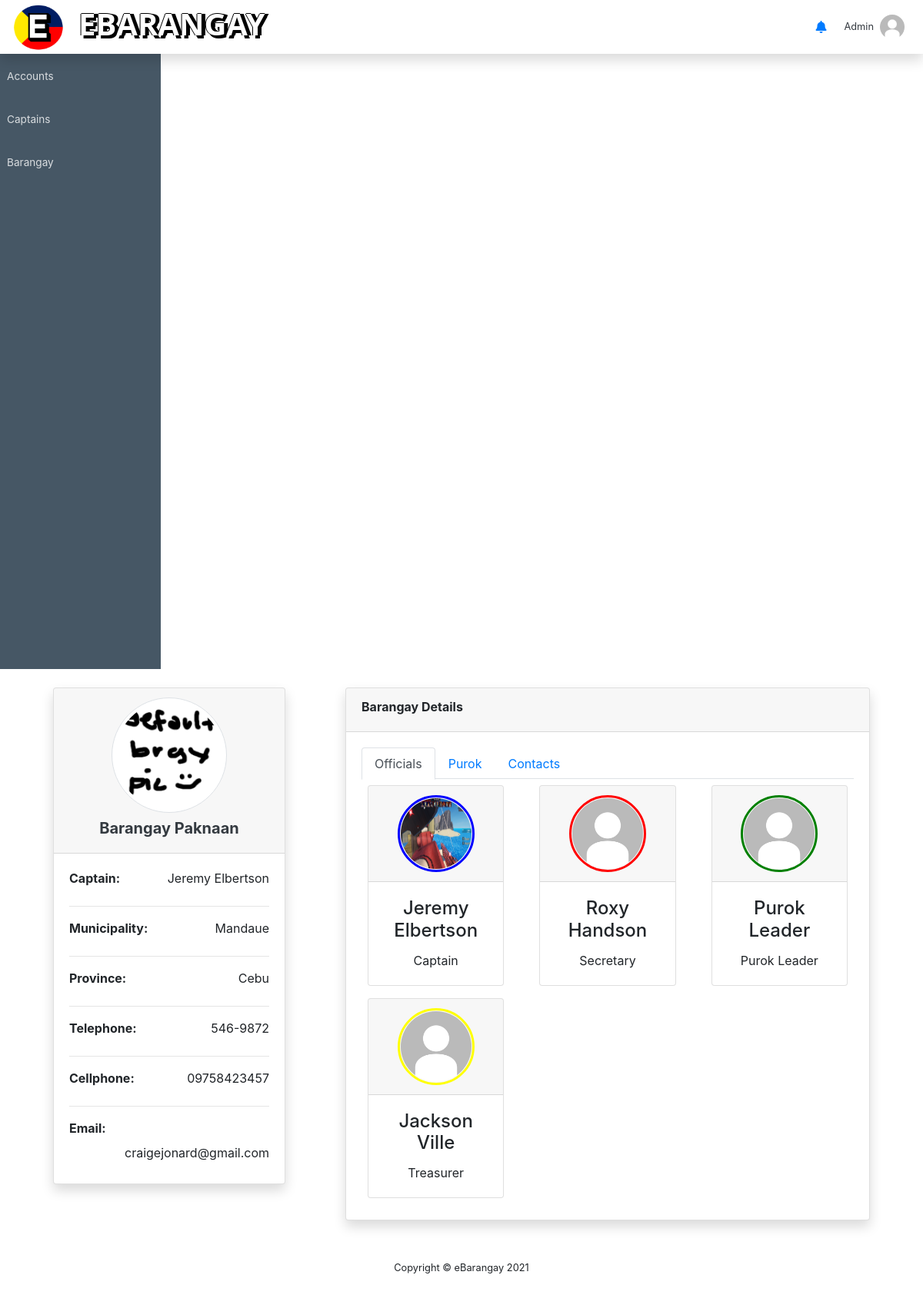
Page /barangay_alt.php?barangayID=2 (signed in) on the committed database.
### tables this page shows
CREATE TABLE `barangay` (
  `BarangayID` int(11) NOT NULL,
  `BarangayName` varchar(50) NOT NULL,
  `City` varchar(20) NOT NULL,
  `brgyCaptain` int(11) DEFAULT NULL,
  `Province` varchar(20) NOT NULL DEFAULT 'Cebu',
  `barangay_pic` varchar(255) NOT NULL DEFAULT 'brgy_default.png',
  `brgyTelephone` varchar(100) DEFAULT NULL,
  `brgyEmail` varchar(100) DEFAULT NULL,
  `brgyCell` varchar(100) DEFAULT NULL,
  `Status` varchar(20) NOT NULL DEFAULT 'Inactive'
);

CREATE TABLE `users` (
  `UsersID` int(11) NOT NULL,
  `Firstname` varchar(50) NOT NULL,
  `Middlename` varchar(50) DEFAULT NULL,
  `Lastname` varchar(50) NOT NULL,
  `dateofbirth` varchar(50) NOT NULL,
  `civilStat` varchar(50) NOT NULL,
  `emailAdd` varchar(50) NOT NULL,
  `username` varchar(50) NOT NULL,
  `usersPwd` varchar(255) DEFAULT NULL,
  `userGender` varchar(50) DEFAULT NULL,
  `userType` varchar(50) DEFAULT NULL,
  `profile_pic` varchar(129) DEFAULT NULL,
  `userBarangay` varchar(50) DEFAULT NULL,
  `userPurok` varchar(50) DEFAULT NULL,
  `phoneNum` varchar(20) DEFAULT NULL,
  `teleNum` varchar(20) DEFAULT NULL,
  `VerifyStatus` varchar(20) NOT NULL DEFAULT 'Pending',
  `userCity` varchar(30) NOT NULL DEFAULT 'None',
  `Status` varchar(20) NOT NULL DEFAULT 'Active',
  `landlordName` varchar(50) DEFAULT 'None',
  `landlordContact` varchar(50) DEFAULT 'NONE',
  `barangayPos` varchar(50) DEFAULT 'None',
  `userAddress` varchar(50) DEFAULT NULL,
  `userHouseNum` varchar(50) DEFAULT NULL,
  `IsLandlord` varchar(20) NOT NULL DEFAULT 'False',
  `isRenting` varchar(20) NOT NULL DEFAULT 'False',
  `startedLiving` date NOT NULL DEFAULT '0000-00-00'
);

### barangay_alt.php (the view, shortened to what this page needs)
<?php
    if(!isset($_GET['brgyDetails'])){
        include_once "header.php";
    }
    include "includes/dbh.inc.php";
    $sql = $conn->query("SELECT barangay.*, concat(users.Firstname, ' ', users.Lastname) as
    CaptainName FROM barangay LEFT JOIN users ON barangay.brgyCaptain = users.UsersID WHERE BarangayID = '{$_GET['barangayID']}'");
    $row = $sql->fetch_assoc();
?>
<div class="container">
    <div class="row">
        <div class="col-sm-4">
            <div class="card shadow m-4">
                <div class="card-header">
                    <h6 class="m-0 font-weight-bold text-dark">
                        <div class="text-center text-dark">
                            <div class="user-avatar w-100 d-flex justify-content-center">
                                <span class="position-relative">
                                    <img src="img/<?php echo $row["barangay_pic"]; ?>" class="img-fluid img-thumbnail rounded-circle" style="width:150px; height:150px">
                                </span>
                            </div>
                            <div class="mt-2">
                                <h5 class="font-weight-bold">Barangay <?php echo $row['BarangayName'] ?></h5>
                            </div>
                        </div>
                    </h6>
                </div>
                <div class="card-body">
                    <div class="row">
                        <div class="col-sm-5">
                            <b><label>Captain: </label></b>
                        </div>
                        <div class="col" style="text-align: right">
                            <label><?php echo $row['CaptainName'] ?></label>
                        </div>
                    </div>
                    <hr>
                    <div class="row">
                        <div class="col">
                            <b><label>Municipality: </label></b>
                        </div>
                        <div class="col" style="text-align: right">
                            <label><?php echo $row['City'] ?></label>
                        </div>
                    </div>
                    <hr>
                    <div class="row">
                        <div class="col">
                            <b><label>Province: </label></b>
                        </div>
                        <div class="col" style="text-align: right">
                            <label><?php echo $row['Province'] ?></label>
                        </div>
                    </div>
                    <hr>
                    <div class="row">
                        <div class="col">
                            <b><label>Telephone: </label></b>
                        </div>
                        <div class="col" style="text-align: right">
                            <label><?php echo $row['brgyTelephone'] ?></label>
                        </div>
                    </div>
                    <hr>
                    <div class="row">
                        <div class="col">
                            <b><label>Cellphone: </label></b>
                        </div>
                        <div class="col" style="text-align: right">
                            <label><?php echo $row['brgyCell'] ?></label>
                        </div>
                    </div>
                    <hr>
                    <div class="row">
                        <div class="col">
                            <b><label>Email: </label></b>
                        </div>
                        <div class="col" style="text-align: right">
                            <label><?php echo $row['brgyEmail'] ?></label>
                        </div>
                    </div>
                </div>
            </div>
        </div>
        <div class="col">
            <div class="card shadow m-4">
                <div class="card-header">
                    <b><label>Barangay Details</label></b>
                </div>
                <div class="card-body">
                    <ul class="nav nav-tabs" id="myTab" role="tablist">
                        <li class="nav-item">
                            <a class="nav-link active" id="officials-tab" data-toggle="tab" href="#officials" role="tab" aria-controls="officials" aria-selected="true">Officials</a>
                        </li>
                        <li class="nav-item">
                            <a class="nav-link" id="purok-tab" data-toggle="tab" href="#purok" role="tab" aria-controls="purok" aria-selected="false">Purok</a>
                        </li>
                        <li class="nav-item">
                            <a class="nav-link" id="contact-tab" data-toggle="tab" href="#contact" role="tab" aria-controls="contact" aria-selected="false">Contacts</a>
                        </li>
                    </ul>
                    <div class="tab-content" id="myTabContent">
                        <div class="tab-pane fade show active" id="officials" role="tabpanel" aria-labelledby="officials-tab">
                            <?php $i = 0;
                                $officials = $conn->query("SELECT *, concat(Firstname, ' ', Lastname) as name FROM users
                                WHERE (userType='Captain'
                                OR userType='Secretary'
                                OR userType='Purok Leader'
                                OR userType='Treasurer')
                                AND userBarangay='{$row['BarangayName']}'"); ?>
                            <?php while($i < mysqli_num_rows($officials)): ?>
                            <div class="row">
                                <?php while($officalRow = $officials->fetch_assoc()): ?>
                                <div class="col-sm-4">
                                    <div class="card m-2">
                                        <div class="card-header">
                                            <div class="user-avatar w-100 d-flex justify-content-center">
                                                <span class="position-relative">
                                                    <img class="img-fluid rounded-circle <?php
                                                    if($officalRow["userType"] == "Resident"){
                                                        echo "img-res-profile";
                                                    }
                                                    elseif($officalRow["userType"] == "Purok Leader"){
                                                        echo "img-purokldr-profile";
                                                    }
                                                    elseif($officalRow["userType"] == "Captain"){
                                                        echo "img-capt-profile";
                                                    }
                                                    elseif($officalRow["userType"] == "Secretary"){
                                                        echo "img-sec-profile";
                                                    }
                                                    elseif($officalRow["userType"] == "Treasurer"){
                                                        echo "img-treas-profile";
                                                    }
                                                    elseif($officalRow["userType"] == "Admin"){
                                                        echo "img-admin-profile";
                                                    }
                                                ?>" src="img/<?php echo $officalRow['profile_pic'] ?>" style="width:100px; height:100px">
                                                </span>
                                            </div>
                                        </div>
                                        <div class="card-body">
                                            <div class="text-center">
                                            <h4 class="card-title"><?php echo $officalRow['name'] ?></h4>
                                            <p class="card-text"><?php echo $officalRow['userType'] ?></p>
                                            </div>
                                        </div>
                                    </div>
                                </div>
                                <?php $i++; if($i % 3 == 0){ break; } endwhile; ?>
                            </div>
                            <?php endwhile; ?>
                        </div>
                    </div>
                </div>
            </div>
        </div>
    </div>
</div>
<?php include_once "footer.php" ?>

### css/cb2.css (style rules this page uses)
.img-purokldr-profile { padding: 1px; border: 3px solid green; }
.img-capt-profile { padding: 1px; border: 3px solid blue; }
.img-sec-profile { padding: 1px; border: 3px solid red; }
.img-treas-profile { padding: 1px; border: 3px solid yellow; }

### rows in the picture
barangay: barangay_pic (placeholder picture), BarangayName "Paknaan", City "Mandaue", Province "Cebu", brgyTelephone "546-9872", brgyCell "09758423457", brgyEmail "craigejonard@gmail.com"
users: profile_pic (picture), name "Jeremy Elbertson", userType "Captain"
users: profile_pic (picture), name "Roxy Handson", userType "Secretary"
users: profile_pic (picture), name "Purok Leader", userType "Purok Leader"
users: profile_pic (picture), name "Jackson Ville", userType "Treasurer"

### other values in the picture
$row['CaptainName'] "Jeremy Elbertson"
